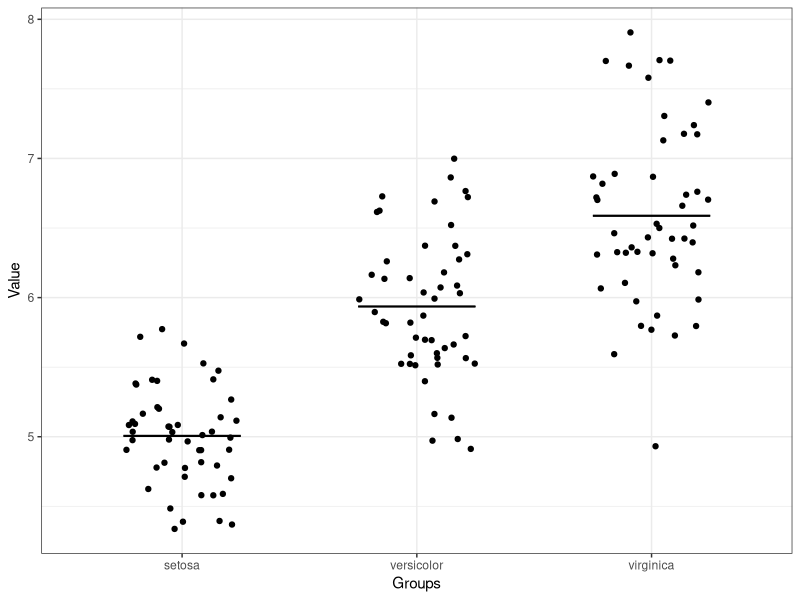
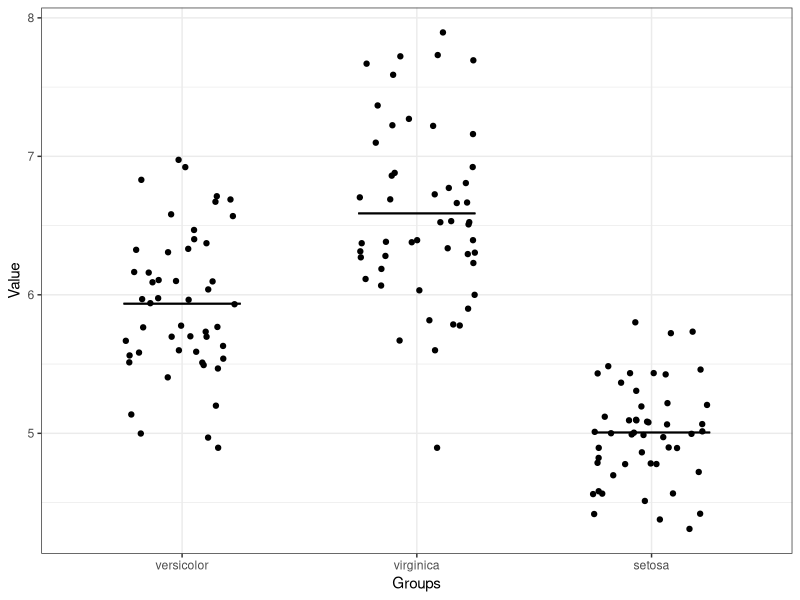

Reproduce these figures in R, in order.
## ---- chunk 1
library(ggplot2)
#Found here:http://sharpstatistics.co.uk/r/ggplot2-guide/

myFunc = function(x) {
  result = c(mean(x) - sd(x), mean(x) + sd(x))
  names(result) = c("ymin", "ymax")
  result
}

theme_set(theme_bw())
g <- ggplot(iris, aes(Species, Sepal.Length)) + xlab("Groups") + ylab("Value")
g = g + geom_jitter(position=position_jitter(width=0.25))  
g = g + stat_summary(fun.data = "myFunc", geom = "errorbar", width = 0.5, size=0.5) 
g = g + stat_summary(fun.y=mean,fun.ymin = mean, fun.ymax = mean, geom="crossbar", size = 0.3, width=0.5) 
g


## ---- chunk 2
g <- ggplot(iris, aes(factor((Species),levels=c("versicolor", "virginica", "setosa")), Sepal.Length)) + xlab("Groups") + ylab("Value")
g = g + geom_jitter(position=position_jitter(width=0.25))  
g = g + stat_summary(fun.data = "myFunc", geom = "errorbar", width = 0.5, size=0.5) 
g = g + stat_summary(fun.y=mean,fun.ymin = mean, fun.ymax = mean, geom="crossbar", size = 0.3, width=0.5) 
g

